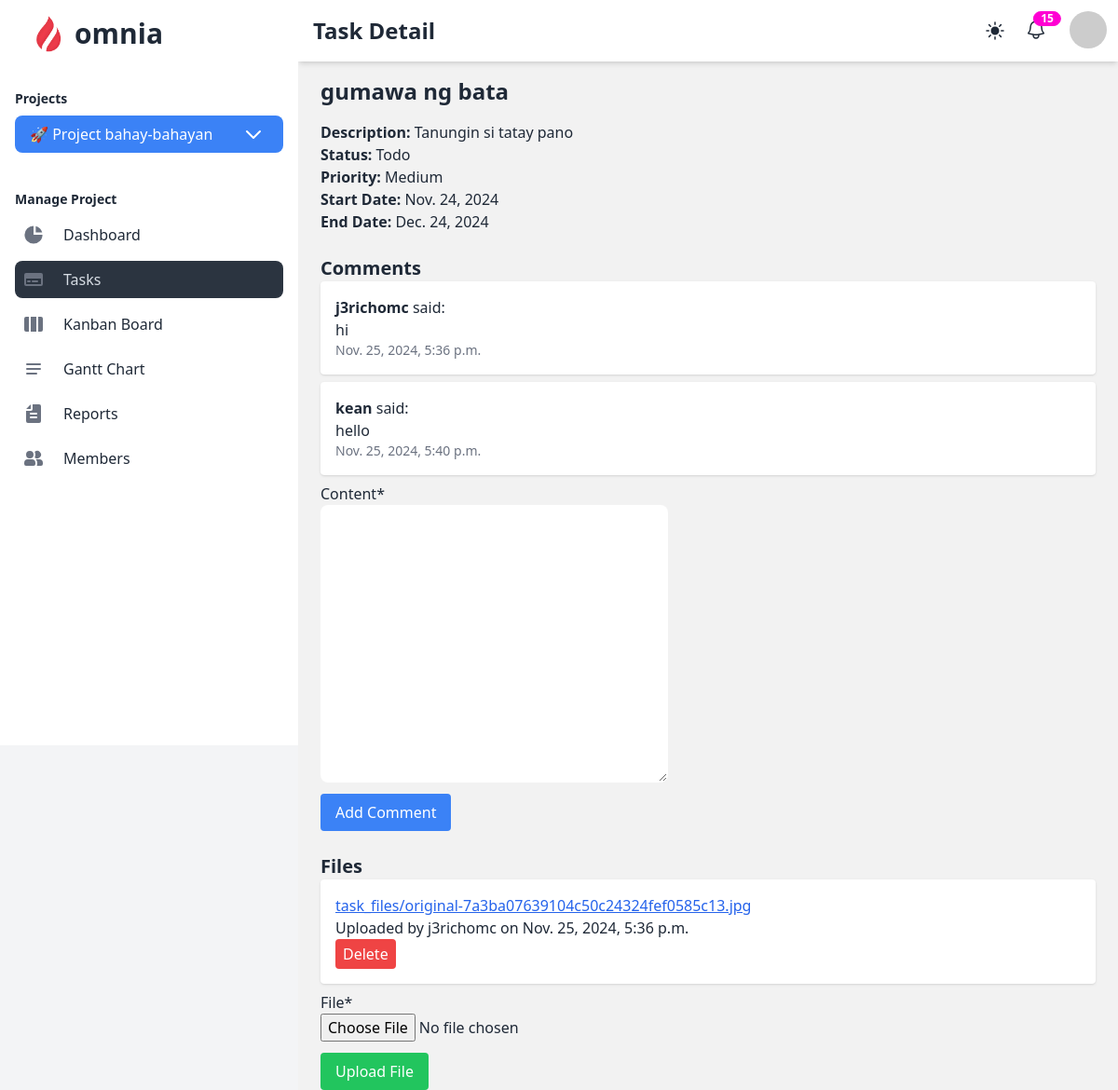
Screenshot of /projects/tasks/1/ (signed in) with the database file from the repository.
### projects/models.py (models this page shows, shortened)
class Task(models.Model):
    STATUS_CHOICES = [
        ('todo', 'Todo'),
        ('in_progress', 'In Progress'),
        ('review', 'Review'),
        ('completed', 'Completed'),
    ]
    PRIORITY_CHOICES = [
        ('high', 'High'),
        ('medium', 'Medium'),
        ('low', 'Low'),
    ]
    name = models.CharField(max_length=255)
    description = models.TextField(blank=True, null=True)
    status = models.CharField(max_length=20, choices=STATUS_CHOICES, default='todo')
    priority = models.CharField(max_length=10, choices=PRIORITY_CHOICES, default='medium')
    start_date = models.DateField()
    end_date = models.DateField()
    created_at = models.DateTimeField(auto_now_add=True)
    project = models.ForeignKey('projects.Project', on_delete=models.CASCADE, related_name='tasks')
    assigned_members = models.ManyToManyField(settings.AUTH_USER_MODEL, related_name='tasks')

class TaskComment(models.Model):
    task = models.ForeignKey('Task', on_delete=models.CASCADE, related_name='comments')
    author = models.ForeignKey(settings.AUTH_USER_MODEL, on_delete=models.CASCADE)
    content = models.TextField()
    created_at = models.DateTimeField(auto_now_add=True)

class TaskFile(models.Model):
    task = models.ForeignKey('Task', on_delete=models.CASCADE, related_name='files')
    file = models.FileField(
        upload_to='task_files/',
        validators=[FileExtensionValidator(allowed_extensions=['jpg', 'jpeg', 'png', 'pdf', 'zip'])],
    )
    uploaded_by = models.ForeignKey(settings.AUTH_USER_MODEL, on_delete=models.CASCADE)
    uploaded_at = models.DateTimeField(auto_now_add=True)

class Project(models.Model):
    COLOR_CHOICES = [
        ('purple', 'Purple'),
        ('blue', 'Blue'),
        ('green', 'Green'),
        ('teal', 'Teal'),
        ('yellow', 'Yellow'),
        ('orange', 'Orange'),
        ('grey', 'Grey'),
        ('dark_purple', 'Dark Purple'),
        ('dark_blue', 'Dark Blue'),
        ('dark_green', 'Dark Green'),
        ('dark_teal', 'Dark Teal'),
        ('dark_yellow', 'Dark Yellow'),
        ('dark_orange', 'Dark Orange'),
        ('dark_grey', 'Dark Grey'),
    ]
    name = models.CharField(max_length=100)
    emoji_icon = models.CharField(max_length=255, blank=True, null=True)
    description = models.TextField(blank=True, null=True)
    color = models.CharField(max_length=20, choices=COLOR_CHOICES, default='blue')
    start_date = models.DateField()
    end_date = models.DateField()
    created_at = models.DateTimeField(auto_now_add=True)
    owner = models.ForeignKey(settings.AUTH_USER_MODEL, on_delete=models.CASCADE, related_name='owned_projects')

### users/models.py (models this page shows)
class CustomUser(AbstractUser):
    email = models.EmailField(unique=True, blank=False, null=False)
    is_first_login = models.BooleanField(default=True)
    MEMBER = 'member'
    MANAGER = 'manager'
    ROLE_CHOICES = [
        (MEMBER, 'Member'),
        (MANAGER, 'Manager'),
    ]
    role = models.CharField(max_length=10, choices=ROLE_CHOICES, default=MANAGER)
    profile_picture = models.ImageField(upload_to='profile_pictures/', blank=True, null=True)

### projects/views.py (the view)
# urls.py: path('tasks/<int:task_id>/', views.task_detail, name='task_detail'),
@login_required
def task_detail(request, task_id):
    task = Task.objects.get(id=task_id)
    comments = task.comments.all()
    files = task.files.all()
    if request.method == 'POST':
        if 'comment' in request.POST:
            comment_form = TaskCommentForm(request.POST)
            if comment_form.is_valid():
                comment = comment_form.save(commit=False)
                comment.task = task
                comment.author = request.user
                comment.save()
                return redirect('task_detail', task_id=task_id)
        if 'file' in request.FILES:
            file_form = TaskFileForm(request.POST, request.FILES)
            if file_form.is_valid():
                task_file = file_form.save(commit=False)
                task_file.task = task
                task_file.uploaded_by = request.user
                task_file.save()
                return redirect('task_detail', task_id=task_id)
    else:
        comment_form = TaskCommentForm()
        file_form = TaskFileForm()
    return render(
        request,
        'projects/task_detail.html',
        {
            'task': task,
            'comments': comments,
            'files': files,
            'comment_form': comment_form,
            'file_form': file_form,
        },
    )

### projects/forms.py
class TaskCommentForm(forms.ModelForm):
    class Meta:
        model = TaskComment
        fields = ['content']

class TaskFileForm(forms.ModelForm):
    class Meta:
        model = TaskFile
        fields = ['file']

### projects/context_processors.py (called while the page is built)
def user_projects(request):
    if request.user.is_authenticated:
        projects = Project.objects.filter(owner=request.user)
        return {'user_projects': projects}
    return {}

### projects/templatetags/custom_filters.py (called while the page is built)
@register.filter
def get_item(value, key):
    for item in value:
        if item.id == int(key):
            return item
    return None

### projects/templates/projects/task_detail.html (shortened to what this page needs)
{% extends 'project_base.html' %}
{% load crispy_forms_tags %}
{% block heading %}Task Detail{% endblock %}
{% block content %}
<h1 class="text-2xl font-bold mb-4">{{ task.name }}</h1>
<p><strong>Description:</strong> {{ task.description }}</p>
<p><strong>Status:</strong> {{ task.get_status_display }}</p>
<p><strong>Priority:</strong> {{ task.get_priority_display }}</p>
<p><strong>Start Date:</strong> {{ task.start_date }}</p>
<p><strong>End Date:</strong> {{ task.end_date }}</p>
<h2 class="text-xl font-bold mt-6">Comments</h2>
<ul>
    {% for comment in comments %}
        <li class="bg-white shadow p-4 rounded mb-2">
            <p><strong>{{ comment.author.username }}</strong> said:</p>
            <p>{{ comment.content }}</p>
            <p class="text-sm text-gray-500">{{ comment.created_at }}</p>
        </li>
    {% endfor %}
</ul>
<form method="POST">
    {{ comment_form|crispy }}
    <button type="submit" name="comment" class="bg-blue-500 text-white py-2 px-4 rounded">Add Comment</button>
</form>
<h2 class="text-xl font-bold mt-6">Files</h2>
<ul>
    {% for file in files %}
        <li class="bg-white shadow p-4 rounded mb-2">
            <a href="{{ file.file.url }}" class="text-blue-600 underline">{{ file.file.name }}</a>
            <p>Uploaded by {{ file.uploaded_by.username }} on {{ file.uploaded_at }}</p>
            {% if request.user.role == 'manager' %}
                <form method="POST" action="{% url 'delete_file' file.id %}">
                    <button type="submit" class="bg-red-500 text-white py-1 px-2 rounded">Delete</button>
                </form>
            {% endif %}
        </li>
    {% endfor %}
</ul>
<form method="POST" enctype="multipart/form-data">
    {{ file_form|crispy }}
    <button type="submit" name="file" class="bg-green-500 text-white py-2 px-4 rounded">Upload File</button>
</form>
{% endblock %}

### projects/templates/project_base.html (shortened to what this page needs)
{% load static %}
{% load custom_filters %}
<!DOCTYPE html>
<html lang="en" data-theme="light">
<head>
    <link href="https://cdnjs.cloudflare.com/ajax/libs/font-awesome/6.0.0/css/all.min.css" rel="stylesheet">
    <link href="https://cdn.jsdelivr.net/npm/daisyui@4.12.14/dist/full.min.css" rel="stylesheet" type="text/css" />
    <script src="https://cdn.tailwindcss.com"></script>
</head>
<body class="bg-gray-100">
    <div class="drawer lg:drawer-open">
        <div class="drawer-content flex flex-col">
            <div class="navbar sticky top-0 bg-base-100  z-10 shadow-md ">
                <div class="flex-1">
                    <h1 class="text-2xl font-semibold ml-2">{% block heading %}Dashboard{% endblock %}</h1>
                </div>
                <div class="flex-none ">
                    <label class="swap ">
                        <input id="theme-toggle" type="checkbox">
                    </label>
                    <div class="dropdown dropdown-bottom dropdown-end">
                      <button class="btn ml-4 btn-circle btn-ghost btn-sm">
                        <div class="indicator">
                            <span class="indicator-item badge badge-secondary badge-sm">15</span>
                        </div>
                      </button>
                    </div>
                    <div class="dropdown dropdown-end ml-4">
                        <label tabindex="0" class="btn btn-ghost btn-circle avatar">
                            <div class="w-10 rounded-full"><img src="https://placeimg.com/80/80/people" alt="profile"></div>
                        </label>
                    </div>
                </div>
            </div>
            <div class="flex-1 overflow-y-auto md:pt-4 pt-4 px-6  bg-base-200">
                {% block content %}
                {% endblock %}
            </div>
        </div>
        <div class="drawer-side z-30">
            <ul class="menu pt-2 px-4 w-80 bg-base-100 min-h-full space-y-2 text-base-content">
                <li class="mb-2 font-semibold text-3xl"><a href="/projects/dashboard"><img class="mask mask-squircle w-10" src="{% static 'logo/logo.png' %}" alt="Omnia Logo">omnia</a> </li>
                    <span class="py-1"></span>
                {% if request.user.role == 'manager' %}
                    <h2 class="text-sm font-bold mt-4 mb-2">Projects</h2>
                    <li tabindex="0" role="button" class="dropdown dropdown-bottom z-50">
                            <span class="bg-blue-500 text-white flex items-center text-base font-medium rounded-lg transition duration-75 ">
                                 <span class="truncate max-w-[200px]">
                                    {% if request.session.current_project_id %}
                                        {% with current_project=user_projects|get_item:request.session.current_project_id %}
                                            {{ current_project.emoji_icon }}
                                            {{ current_project.name }}
                                        {% endwith %}
                                    {% else %}
                                        Project Name
                                    {% endif %}
                                </span>
                                <svg class="w-6 h-6 text-white ml-6" aria-hidden="true" xmlns="http://www.w3.org/2000/svg" width="24" height="24" fill="none" viewBox="0 0 24 24">
                                  <path stroke="currentColor" stroke-linecap="round" stroke-linejoin="round" stroke-width="2" d="m19 9-7 7-7-7"/>
                                </svg>
                            </span>
                    </li>
                    <span class="py-3"></span>
                    {% if request.session.current_project_id %}
                    <h2 class="text-sm font-bold mb-2">Manage Project</h2>
                    <li>
                        <a href="{% url 'dashboard' %}"
                           class="flex items-center p-2 text-base font-medium rounded-lg transition duration-75 {% if request.path == '/projects/dashboard/' %}active{% endif %}"
                        >
                           <span class="ml-3">Dashboard</span>
                        </a>
                    </li>
                    <li>
                        <a href="{% url 'project_tasks' %} "
                           class="flex items-center p-2 text-base font-medium rounded-lg transition duration-75 {% if 'tasks' in request.path %}active{% endif %}">
                           <span class="ml-3">Tasks</span>
                        </a>
                    </li>
                    <li>
                        <a href="{% url 'kanban_board' %}"
                           class="flex items-center p-2 text-base font-medium rounded-lg transition duration-75 {% if 'kanban' in request.path %}active{% endif %}">
                            <svg class="w-6 h-6 text-gray-500" aria-hidden="true" xmlns="http://www.w3.org/2000/svg" width="24" height="24" fill="currentColor" viewBox="0 0 24 24">
                              <path fill-rule="evenodd" d="M15 4H9v16h6V4Zm2 16h3a2 2 0 0 0 2-2V6a2 2 0 0 0-2-2h-3v16ZM4 4h3v16H4a2 2 0 0 1-2-2V6a2 2 0 0 1 2-2Z" clip-rule="evenodd"/>
                            </svg>
                           <span class="ml-3">Kanban Board</span>
                        </a>
                    </li>
                    <li>
                        <a href="{% url 'gantt_chart' %}"
                           class="flex items-center p-2 text-base font-medium rounded-lg transition duration-75 {% if 'gantt' in request.path %}active{% endif %}"
                        >
                            <svg class="w-6 h-6 text-gray-500" aria-hidden="true" xmlns="http://www.w3.org/2000/svg" width="24" height="24" fill="none" viewBox="0 0 24 24">
                              <path stroke="currentColor" stroke-linecap="round" stroke-width="2" d="M5 7h14M5 12h14M5 17h10"/>
                            </svg>
                           <span class="ml-3">Gantt Chart</span>
                        </a>
                    </li>
                    <li>
                        <a href="#" class="flex items-center p-2 text-base font-medium rounded-lg transition duration-75 {% if 'reports' in request.path %}active{% endif %}"
                        >
                           <span class="ml-3">Reports</span>
                        </a>
                    </li>
                    <li>
                        <a href="{% url 'members' %}" class="flex items-center p-2 text-base font-medium rounded-lg transition duration-75 {% if 'members' in request.path %}active{% endif %}"
                        >
                           <span class="ml-3">Members</span>
                        </a>
                    </li>
                    {% endif %}
                {% endif %}
            </ul>
        </div>
    </div>
</body>
</html>

### rows the page displays
Task: name "gumawa ng bata", description "Tanungin si tatay pano", status "Todo", priority "Medium", start_date "Nov. 24, 2024", end_date "Dec. 24, 2024"
TaskComment: author.username "j3richomc", content "hi", created_at "Nov. 25, 2024, 5:36 p.m."
TaskComment: author.username "kean", content "hello", created_at "Nov. 25, 2024, 5:40 p.m."
TaskFile: file.name "task_files/original-7a3ba07639104c50c24324fef0585c13.jpg", uploaded_by.username "j3richomc", uploaded_at "Nov. 25, 2024, 5:36 p.m."
Project: emoji_icon "🚀", name "Project bahay-bahayan"
